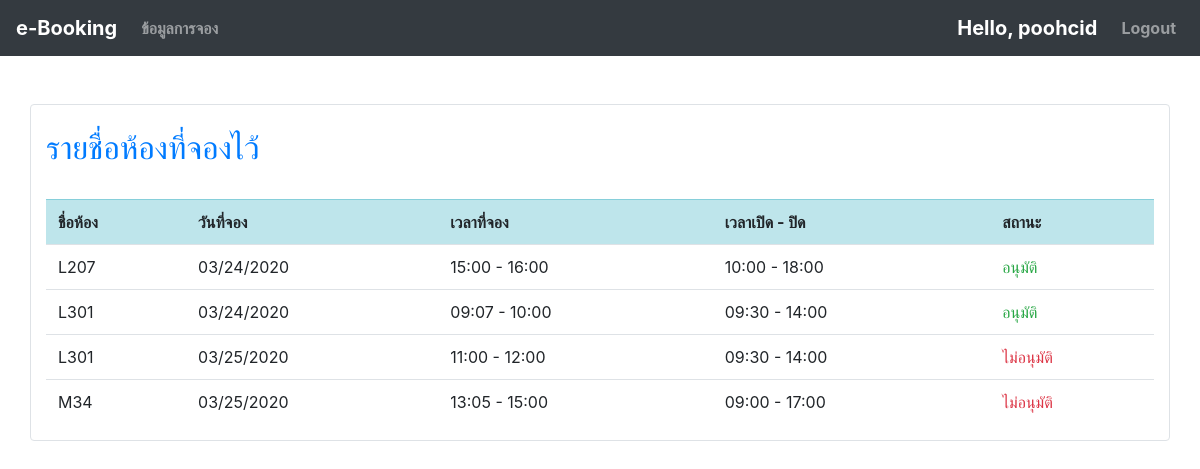
/book_list/ (signed in), run on an earlier commit of the app's database.
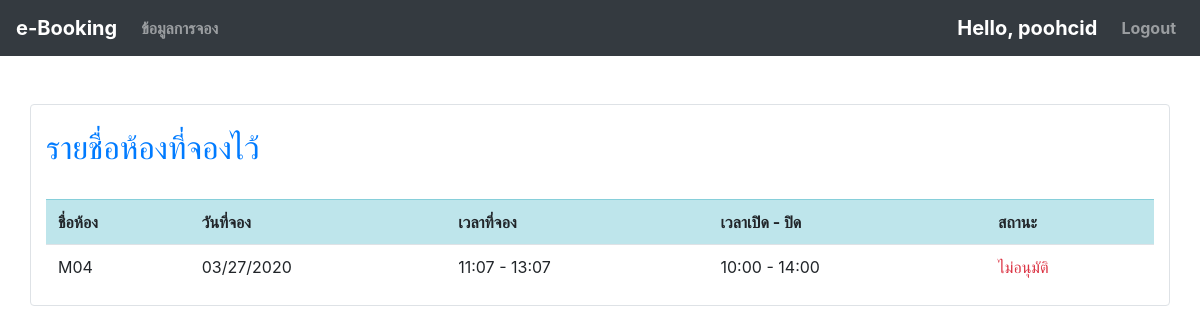
And on a later commit of the database.
### booking/models.py (models this page shows, shortened)
class Booking(models.Model):
    room = models.ForeignKey(Room, on_delete=models.CASCADE, null=True)
    date = models.DateField()
    start_time = models.TimeField()
    end_time = models.TimeField(null=True)
    description = models.TextField()
    status = models.CharField(null=True, default=None, choices=(
        ("รออนุมัติ", "Unknow"),
        ("ไม่อนุมัติ", "No"),
        ("อนุมัติ", "Yes")
    ), max_length=100)
    status_remark = models.TextField(null=True, blank=True)
    book_by = models.ForeignKey(User, on_delete=models.CASCADE, null=True)
    book_date = models.DateField(auto_now=True)

class Room(models.Model):
    name = models.CharField(max_length=100)
    open_time = models.TimeField()
    close_time = models.TimeField()
    capacity = models.IntegerField(default=0)

### booking/views.py (the view)
# urls.py: path('book_list/', views.book_list, name="book_list"),
@login_required
@permission_required('booking.view_booking')
def book_list(request):
    context = {
        "books" : Booking.objects.filter(book_by=request.user).order_by('book_date')[::-1],
        "user" : request.user
    }
    return render(request, 'book_list.html', context=context)

### booking/templates/book_list.html
{% extends "base.html" %}
{% block content %}
    <br><br>
    <div class="container border rounded bg-white">
        <br>
        <h2 class="text-primary">รายชื่อห้องที่จองไว้</h2>
        <br>
        <table class="table">
            <tr class="table-Info">
                <th>ชื่อห้อง</th>
                <th>วันที่จอง</th>
                <th>เวลาที่จอง</th>
                <th>เวลาเปิด - ปิด</th>
                <th>สถานะ</th>
            </tr>
            {% for book in books %}
            <tr>
                <td>{{ book.room.name }}</td>
                <td>{{ book.date|date:"SHORT_DATE_FORMAT" }}</td>
                <td>{{ book.start_time|date:"H:i" }} - {{ book.end_time|date:"H:i" }}</td>
                <td>{{ book.room.open_time|date:"H:i" }} - {{ book.room.close_time|date:"H:i" }}</td>
                <td><span class="text-{% if book.status == 'อนุมัติ' %}success{% endif %}{% if book.status == 'ไม่อนุมัติ' %}danger{% endif %}">
                        {% if book.status == 'ไม่อนุมัติ' %}
                        <a href="#" class="text-danger" onclick="alert('เพราะ {{ book.status_remark }}')">{{ book.status }}</a>
                        {% else %}
                        {{ book.status|default_if_none:"รออนุมัติ" }}
                        {% endif %}
                    </span>
                </td>
            </tr>
            {% endfor %}
        </table>
    </div>
{% endblock content %}

### templates/base.html (shortened to what this page needs)
<html lang="en">
<head>
    <link href="https://unpkg.com/gijgo@1.9.13/css/gijgo.min.css" rel="stylesheet" type="text/css" />
    <link rel="stylesheet" href="https://maxcdn.bootstrapcdn.com/bootstrap/4.4.1/css/bootstrap.min.css">
</head>
</head>
<body>
    <nav class="navbar navbar-expand-sm bg-dark navbar-dark">
        <a class="navbar-brand" href="\">e-Booking</a>
        <div class="collapse navbar-collapse" id="collapsibleNavbar">
            <ul class="navbar-nav">
                {% if user.is_authenticated %}
                    {% if perms.booking.view_booking %}
                    <li class="nav-item">
                        <a class="nav-link" href="/book_list/">ข้อมูลการจอง</a>
                    </li>
                    {% endif %}
                {% endif %}
            </ul>
            <ul class="navbar-nav ml-auto">
                {% if user.is_authenticated %}
                    <li class="nav-item"><span class="navbar-brand">Hello, {{ user.username }}</span></li>
                    <li class="nav-item"><a href="/account/book_logout/" class="nav-link">Logout</a></li>
                {% else %}
                    <li class="nav-item"><a href="/account/book_register/" class="nav-link">Sign up</a></li>
                    <li class="nav-item"><a href="/account/book_login/" class="nav-link">Login</a></li>
                {% endif %}
            </ul>
        </div>
    </nav>
    {% block content %}
    {% endblock content %}
</body>
</html>

### templates/base.html (style rules this page uses)
nav { font-weight: bold; }

What changed in the data, as far as the page shows it:
removed Booking: room.name "L207", date "03/24/2020", start_time "15:00", end_time "16:00", room.open_time "10:00", room.close_time "18:00", status "อนุมัติ"
removed Booking: room.name "L301", date "03/24/2020", start_time "09:07", end_time "10:00", room.open_time "09:30", room.close_time "14:00", status "อนุมัติ"
removed Booking: room.name "L301", date "03/25/2020", start_time "11:00", end_time "12:00", room.open_time "09:30", room.close_time "14:00", status "ไม่อนุมัติ"
removed Booking: room.name "M34", date "03/25/2020", start_time "13:05", end_time "15:00", room.open_time "09:00", room.close_time "17:00", status "ไม่อนุมัติ"
added Booking: room.name "M04", date "03/27/2020", start_time "11:07", end_time "13:07", room.open_time "10:00", room.close_time "14:00", status "ไม่อนุมัติ"
